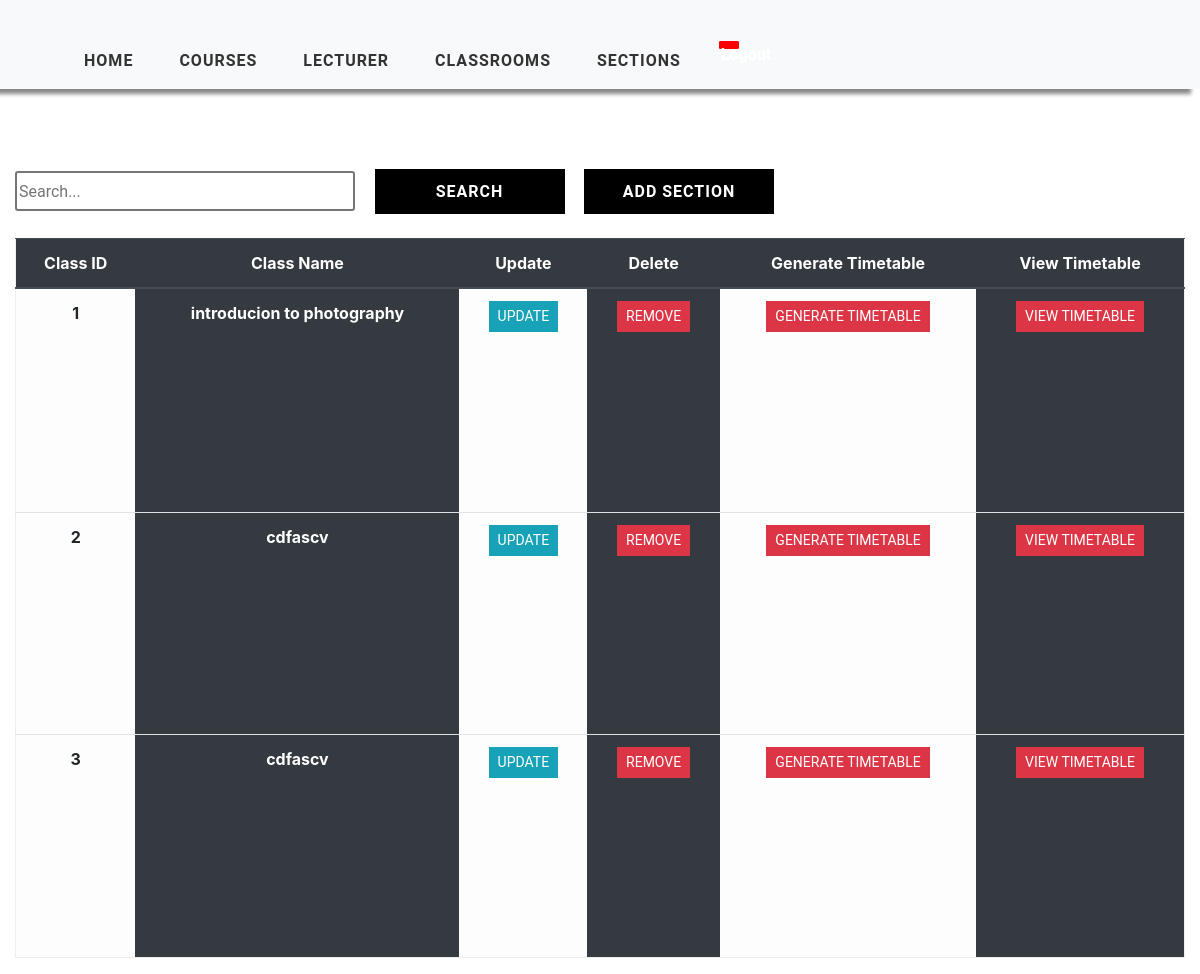
The app's page /class-view (signed in) with its own data.
### timetableapp/models.py (models this page shows, shortened)
class Class(models.Model):
    WEEK_DAY = WEEK_DAY
    TIME_CHOICES = TIME_CHOICES
    class_id = models.IntegerField(primary_key=True)
    class_name = models.CharField(max_length=2000, null=True)
    week_day = MultiSelectField(max_length=2000, choices=WEEK_DAY, max_choices=7)
    start_time = models.CharField(max_length=10, choices=TIME_CHOICES)
    end_time = models.CharField(max_length=10, choices=TIME_CHOICES)

### timetableapp/views.py (the view)
# urls.py: path('class-view', views.ClassTable, name='class_view'),
@login_required(login_url='login')
def ClassTable(request):
    sections = Class.objects.all()
    context = {'sections': sections}
    return render(request, 'timetableapp/ClassTable.html', context)

### timetableapp/templates/timetableapp/ClassTable.html (shortened to what this page needs)
{% extends 'timetableapp/main.html' %}
{% load static %}
{% block content %}
    <div class="container-fluid">
    <div class="search">
        <input type="text" class="searchbox" placeholder="Search...">
        <input type="submit" value="Search" class="searchButton">
        <a href="{% url 'add-class' %}"><button class="searchButton">Add Section </button></a>
    </div>
	<div class="table-responsive-lg">
        <table class="table ">
            <thead class="thead-dark">
			<tr>
                <div class="header__item filter__link" >
                   <th scope="col" class="text-center">Class ID</th>
                </div>
                <div class="header__item filter__link">
                  <th class="text-center" scope="col">Class Name</th>
                </div>
                <div class="header__item filter__link">
                    <th class="text-center" scope="col"> Update</th>
                </div>
                <div class="header__item filter__link">
                     <th class="text-center" scope="col">Delete</th>
                </div>
                <div class="header__item filter__link">
                    <th class="text-center" scope="col">Generate Timetable</th>
                </div>
                <div class="header__item filter__link">
                    <th class="text-center" scope="col">View Timetable</th>
                </div>
			</tr>
            </thead>
                {% for section in sections %}
				    <tr>
                        <th scope="row" class="table-light text-center">{{ section.class_id }}</th>
						<th scope="row" class="table-dark text-center"  >{{ section.class_name }}</th>
                        <th scope="row" class="table-light text-center"> <a href="{% url 'update-classview' section.class_id %}" class="btn btn-sm btn-info">Update</a></th>
                        <th scope="row" class="table-dark text-center"> <a href="{% url 'delete-class' section.class_id %}" class="btn btn-sm btn-danger" >Remove</a></th>
                        <th scope="row" class="table-light text-center"> <a href="{% url 'generate-timetable' section.class_id %}" class="btn btn-sm btn-danger" >Generate Timetable</a></th>
                        <th scope="row" class="table-dark text-center"> <a href="{% url 'timetable' section.class_id %}" class="btn btn-sm btn-danger" >View Timetable</a></th>
					</tr>
                {% endfor %}
        </table>
</div>
    </div>
{% endblock %}

### static/css/style.css (style rules this page uses)
a { cursor: pointer; }

### static/css/tables.css (style rules this page uses)
*, *:before, *:after { box-sizing: border-box; }
body { font-family: "Roboto", sans-serif; margin: 0; }
.table { border: 1px solid #eeeeee; overflow-y: auto; overflow-x: auto; overflow-style: marquee-line; height: 720px; }
.table-data, .header__item { flex: 1 1 20%; text-align: center; font-family: Roboto, sans-serif; font-weight: bold; }
.header__item { text-transform: uppercase; }
.filter__link { color: white; text-decoration: none; position: relative; display: inline-block; padding-left: 24px; padding-right: 24px; }
.filter__link::after { content: ""; position: absolute; right: -18px; color: white; font-size: 12px; top: 50%; transform: translateY(-50%); }
.btn { border-radius: 0 !important; font-family: Roboto, sans-serif !important; text-transform: uppercase; }
.search { display: inline-block; }
.searchbox { width: 340px; height: 40px; border-style: solid; border-radius: 3px; font-family: Roboto, sans-serif; text-align: justify; }
.searchButton { width: 190px; height: 45px ; font-family: Roboto, sans-serif; text-transform: uppercase; letter-spacing: 1px; font-weight: bolder; color: white ; background: black; margin-left: 15px; margin-top: 40px; border-color: black ; border-radius: 0 ; border-style: solid; border-width: 3px ; }

### records on screen
Class: class_id "1", class_name "introducion to photography"
Class: class_id "2", class_name "cdfascv"
Class: class_id "3", class_name "cdfascv"
